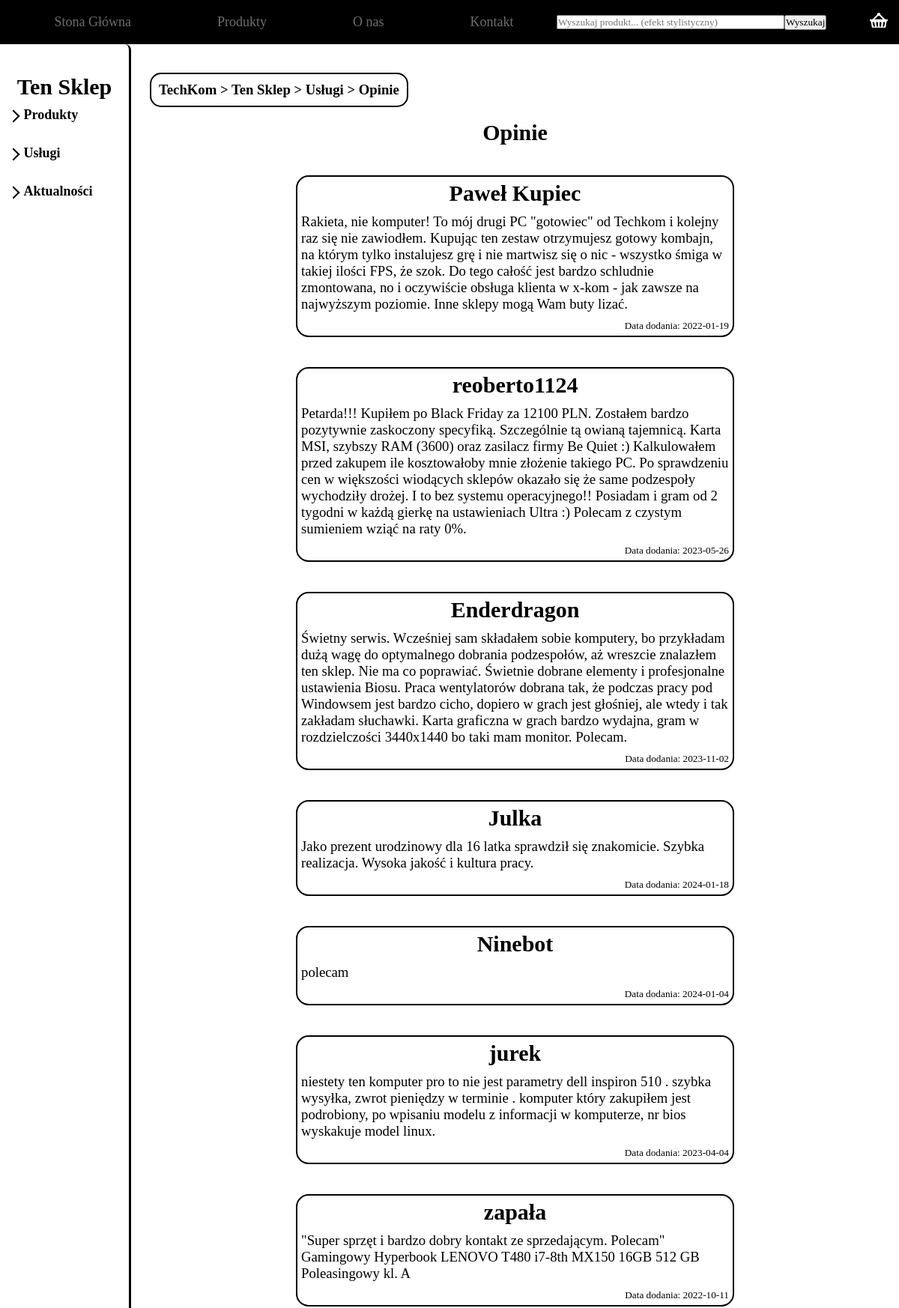
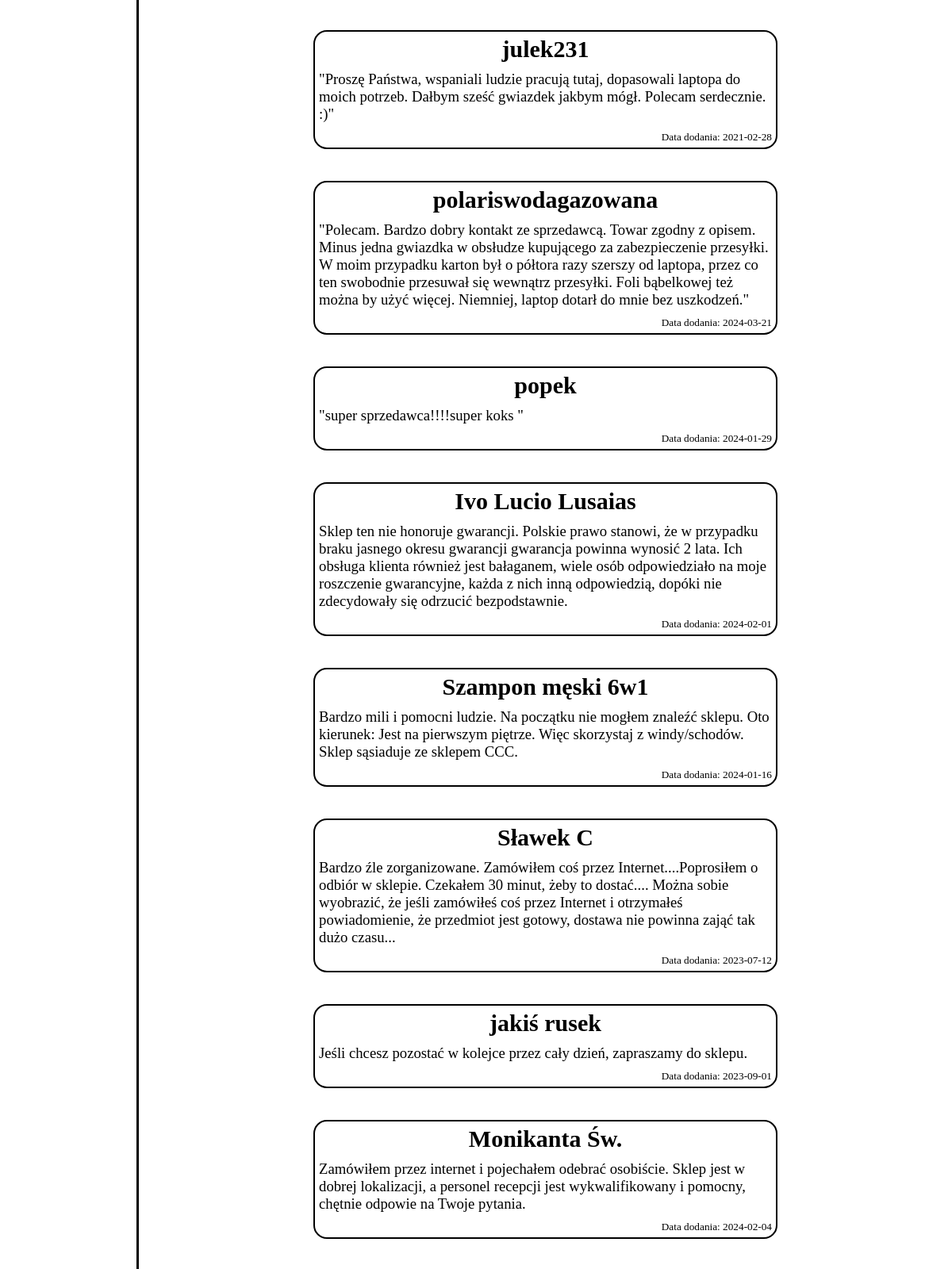
The page /opinion.php (upper part) on the database its author committed (2 pictures, top to bottom).
### tables this page shows
CREATE TABLE `rewiews` (
  `id` int(11) NOT NULL,
  `username` varchar(50) NOT NULL,
  `date` date NOT NULL,
  `review` text NOT NULL,
  `rating` float DEFAULT NULL
);

### opinion.php (the view, shortened to what this page needs)
<?php
    require_once "connect.php";
?>
<!DOCTYPE html>
<html lang="pl">
<head>
    <link rel="stylesheet" href="style/style.css">
    <link rel="stylesheet" href="style/opinion.css">
</head>
<body>
<header>
        <ul>
            <li>
                <a href="index.php">Stona Główna</a>
            </li>
            <li>
                <a href="products.php">Produkty</a>
            </li>
            <li>
                <a href="about.php">O nas</a>
            </li>
            <li>
                <a href="contact.php">Kontakt</a>
            </li>
            <li>
                <form method="POST" action="index.php">
                    <input type="text" name="search" class="searcher" placeholder="Wyszukaj produkt... (efekt stylistyczny)">
                    <input type="submit" value="Wyszukaj">
                </form>
            </li>
            <li>
                <a href="cart.php">
                    <img src="img/basket.png">
                </a>
            </li>
        </ul>
    </header>
    <main>
    <div class="left">
            <h2 class="shop disable-selection">Ten Sklep</h2>
            <ul class="lista" >
                <li class="disable-selection liststylenone" onclick="list('products')"> Produkty</li>
                <ul class="lista">
                </ul>
            </ul>
            <ul class="lista">
                <li class="disable-selection liststylenone" onclick="list('usluga')"> Usługi</li>
                <ul class="lista">
                </ul>
            </ul>
            <ul class="lista">
                <li class="disable-selection liststylenone" onclick="list('actual')"> Aktualności</li>
                <ul class="lista">
                </ul>
            </ul>
        </div>
        <div class="right">
            <div class="right-top">
                <h3 class="disable-selection">
                    TechKom > Ten Sklep > Usługi > Opinie
                </h3>
            </div>
            <div class="right-bottom">
                <h2>
                    Opinie
                </h2>
                <?php
                    $sql = " SELECT * FROM rewiews";
                    if($result = $conn->query($sql)){
                        while($row=$result->fetch_assoc())
                        {
                            echo '<div class="opinion"> <h2>'. $row['username']. '</h2> <h3>'. $row['review']. '</h3> <h5> Data dodania: '. $row['date']. '</h5> </div>';
                        }
                    }
                    else{
                        echo "Nie znaleziono żadnych opinii";
                    }
                ?>
            </div>
        </div>
    </main>
</body>
</html>

### style/style.css (style rules this page uses)
* { margin: 0; padding: 0; font-family: Cambria, Cochin, Georgia, Times, 'Times New Roman', serif; }
body { background: #ffffff; width: 100%; }
.disable-selection { -webkit-touch-callout: none; -webkit-user-select: none; -khtml-user-select: none; -moz-user-select: none; -ms-user-select: none; user-select: none; }
header { width: 100%; border-bottom-left-radius: 15px; border-bottom-right-radius: 15px; }
ul { display: flex; justify-content: space-between; list-style: none; }
header a { text-decoration: none; color: rgba(255, 255, 255, 0.4); font-size: large; }
.searcher { width: 300px; height: 15px; }
header form { display: flex; align-items: center; }
header ul li { padding: 0; display: flex; align-items: center; }
header ul { padding: 15px; background: #000000; }
header ul li img { width: 24px; }
main { display: flex; justify-content: space-between; min-height: 646px; }
.left { width: 15%; border-radius: 8px ; border-right: black 3px solid; align-items: center; display: flex; flex-direction: column; padding-top: 40px; padding-bottom: 40px; }
.lista { display: flex; flex-direction: column; min-width: 109px; padding-top: 10px; }
.liststylenone { cursor: pointer; font-size: large; font-weight: bolder; }
.left h2 { min-width: 120px; font-size: 30px; }
ul li { position: relative; padding-bottom: 10px; }
ul { list-style: none; }
ul li a { text-decoration: none; color: rgb(110, 110, 110); }
.left ul li:before { content: ''; position: absolute; border-right:2px solid black; border-bottom:2px solid black; width:10px; height:10px; top: calc(50% - 4px); left: -20px; transform: translateY(-50%) rotate(-45deg); }
.right { width: 85%; display: flex; flex-direction: column; align-items: center; padding-top: 36px; padding-bottom: 36px; padding-left: 25px; padding-right: 25px; }
.right-top { height: 50px; width: 100%; display: flex; align-items: center; justify-content: space-between; }
.right-top h3 { padding: 10px; border: black 2px solid; border-radius: 15px; color: black; }
.right-bottom h2 { font-size: 30px; text-align: center; padding-top: 15px; }
.right-bottom { width: 100%; display: flex; justify-content: space-between; flex-direction: column; }

### style/opinion.css (style rules this page uses)
.right-bottom { width: 60%; }
.opinion { color: #000000; margin-top: 40px; border-radius: 17px; border: black solid 2px; }
.opinion h2, .opinion h3, .opinion h5 { padding: 5px; }
.opinion h3 { font-weight: normal; }
.opinion h5 { text-align: end; font-weight: lighter; }

### rows shown on the page
rewiews: username "Paweł Kupiec", review "Rakieta, nie komputer! To mój drugi PC \"gotowiec\" od Techkom i kolejny raz się nie zawiodłem. Kupując ten zestaw otrzymujesz gotowy kombajn, na którym tylko instalujesz grę i nie martwisz się o nic - wszystko śmiga w takiej ilości FPS, że szok. Do tego całość jest bardzo schludnie zmontowana, no i oczywiście obsługa klienta w x-kom - jak zawsze na najwyższym poziomie. Inne sklepy mogą Wam buty lizać.", date "2022-01-19"
rewiews: username "reoberto1124", review "Petarda!!! Kupiłem po Black Friday za 12100 PLN. Zostałem bardzo pozytywnie zaskoczony specyfiką. Szczególnie tą owianą tajemnicą. Karta MSI, szybszy RAM (3600) oraz zasilacz firmy Be Quiet :) Kalkulowałem przed zakupem ile kosztowałoby mnie złożenie takiego PC. Po sprawdzeniu cen w większości wiodących sklepów okazało się że same podzespoły wychodziły drożej. I to bez systemu operacyjnego!! Posiadam i gram od 2 tygodni w każdą gierkę na ustawieniach Ultra :) Polecam z czystym sumieniem wziąć na raty 0%.", date "2023-05-26"
rewiews: username "Enderdragon", review "Świetny serwis. Wcześniej sam składałem sobie komputery, bo przykładam dużą wagę do optymalnego dobrania podzespołów, aż wreszcie znalazłem ten sklep. Nie ma co poprawiać. Świetnie dobrane elementy i profesjonalne ustawienia Biosu. Praca wentylatorów dobrana tak, że podczas pracy pod Windowsem jest bardzo cicho, dopiero w grach jest głośniej, ale wtedy i tak zakładam słuchawki. Karta graficzna w grach bardzo wydajna, gram w rozdzielczości 3440x1440 bo taki mam monitor. Polecam.", date "2023-11-02"
rewiews: username "Julka", review "Jako prezent urodzinowy dla 16 latka sprawdził się znakomicie. Szybka realizacja. Wysoka jakość i kultura pracy.", date "2024-01-18"
rewiews: username "Ninebot", review "polecam", date "2024-01-04"
rewiews: username "jurek", review "niestety ten komputer pro to nie jest parametry dell inspiron 510 . szybka wysyłka, zwrot pieniędzy w terminie . komputer który zakupiłem jest podrobiony, po wpisaniu modelu z informacji w komputerze, nr bios wyskakuje model linux.", date "2023-04-04"
rewiews: username "zapała", review "\"Super sprzęt i bardzo dobry kontakt ze sprzedającym. Polecam\" Gamingowy Hyperbook LENOVO T480 i7-8th MX150 16GB 512 GB Poleasingowy kl. A", date "2022-10-11"
rewiews: username "julek231", review "\"Proszę Państwa, wspaniali ludzie pracują tutaj, dopasowali laptopa do moich potrzeb. Dałbym sześć gwiazdek jakbym mógł. Polecam serdecznie. :)\"", date "2021-02-28"
rewiews: username "polariswodagazowana", review "\"Polecam. Bardzo dobry kontakt ze sprzedawcą. Towar zgodny z opisem. Minus jedna gwiazdka w obsłudze kupującego za zabezpieczenie przesyłki. W moim przypadku karton był o półtora razy szerszy od laptopa, przez co ten swobodnie przesuwał się wewnątrz przesyłki. Foli bąbelkowej też można by użyć więcej. Niemniej, laptop dotarł do mnie bez uszkodzeń.\"", date "2024-03-21"
rewiews: username "popek", review "\"super sprzedawca!!!!super koks \"", date "2024-01-29"
rewiews: username "Ivo Lucio Lusaias", review "Sklep ten nie honoruje gwarancji. Polskie prawo stanowi, że w przypadku braku jasnego okresu gwarancji gwarancja powinna wynosić 2 lata. Ich obsługa klienta również jest bałaganem, wiele osób odpowiedziało na moje roszczenie gwarancyjne, każda z nich inną odpowiedzią, dopóki nie zdecydowały się odrzucić bezpodstawnie.", date "2024-02-01"
rewiews: username "Szampon męski 6w1", review "Bardzo mili i pomocni ludzie. Na początku nie mogłem znaleźć sklepu. Oto kierunek: Jest na pierwszym piętrze. Więc skorzystaj z windy/schodów. Sklep sąsiaduje ze sklepem CCC.", date "2024-01-16"
rewiews: username "Sławek C", review "Bardzo źle zorganizowane. Zamówiłem coś przez Internet....Poprosiłem o odbiór w sklepie. Czekałem 30 minut, żeby to dostać.... Można sobie wyobrazić, że jeśli zamówiłeś coś przez Internet i otrzymałeś powiadomienie, że przedmiot jest gotowy, dostawa nie powinna zająć tak dużo czasu...", date "2023-07-12"
rewiews: username "jakiś rusek", review "Jeśli chcesz pozostać w kolejce przez cały dzień, zapraszamy do sklepu.", date "2023-09-01"
rewiews: username "Monikanta Św.", review "Zamówiłem przez internet i pojechałem odebrać osobiście. Sklep jest w dobrej lokalizacji, a personel recepcji jest wykwalifikowany i pomocny, chętnie odpowie na Twoje pytania.", date "2024-02-04"
